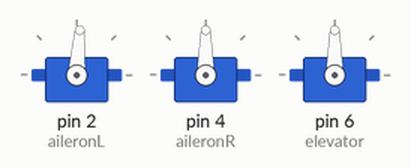
The sketch below on a simulated Arduino Leonardo, built with avr-gcc and run on an emulated ATmega32U4. Shown: 3 × servo.

Above: at 0.1 s.
At 5.1 s:
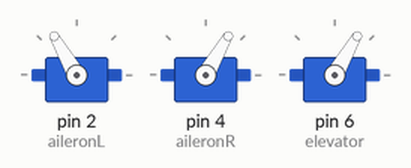
At 12.1 s:
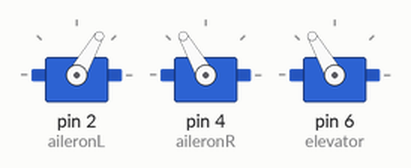
Timing chart, 0 to 21.5 s (numbered marks = the images above):
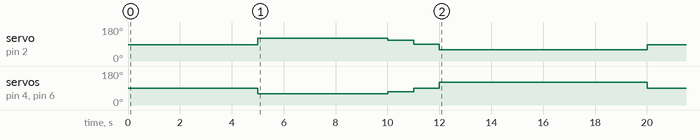

Measured:
- by itself, servo on pin 2 (aileronL): 86° → 120° at 5.0 s, → 110° 5.0 s later, → 90° 1.0 s later, → 60° 1.0 s later, … (5 changes in this stretch)
- by itself, servo on pin 4 (aileronR), servo on pin 6 (elevator): 90° → 60° at 5.0 s, → 70° 5.0 s later, → 90° 1.0 s later, → 120° 1.0 s later, … (5 changes in this stretch)

The sketch:

servo.ino
```cpp
#include "Servo.h"

double actual_Laileron_pos;
double actual_Raileron_pos;
double actual_elevator_pos;

Servo aileronL;
Servo aileronR;
Servo elevator;

void wingletZero(){

	aileronL.write(86);
	aileronR.write(90);
	elevator.write(90);
}


//Non inverted control of ailarons and elevator
void adjustPitch(double relative_angle) {

	actual_Laileron_pos += relative_angle;
	actual_Raileron_pos += relative_angle;
	actual_elevator_pos += relative_angle;

	if(actual_Laileron_pos < 55 || actual_Raileron_pos < 55 || actual_elevator_pos < 60){

		actual_Laileron_pos -= relative_angle;
		actual_Raileron_pos -= relative_angle;
		actual_elevator_pos -= relative_angle;
	}

	else if(actual_Laileron_pos > 130 || actual_Raileron_pos > 130 || actual_elevator_pos > 125){

		actual_Laileron_pos -= relative_angle;
		actual_Raileron_pos -= relative_angle;
		actual_elevator_pos -= relative_angle;
	}
	else{
		elevator.write(actual_elevator_pos);
		aileronL.write(180 - actual_Laileron_pos);
		aileronR.write(actual_Raileron_pos);
	}
}

//Inverted Control of ailarons
//NO control of elevator
void adjustRoll(int relative_angle) {


	actual_Laileron_pos += relative_angle;
	actual_Raileron_pos += relative_angle;

	if(actual_Laileron_pos < 55 || actual_Raileron_pos < 55 || actual_elevator_pos < 60){

		actual_Laileron_pos -= relative_angle;
		actual_Raileron_pos -= relative_angle;
	}

	else if(actual_Laileron_pos > 130 || actual_Raileron_pos > 130 || actual_elevator_pos > 125){

		actual_Laileron_pos -= relative_angle;
		actual_Raileron_pos -= relative_angle;
	}
	else{
		elevator.write(actual_elevator_pos);
		aileronL.write(actual_Laileron_pos);
	}

}

void setup(){

aileronL.attach(2);
aileronR.attach(4);
elevator.attach(6);
}

void loop(){
wingletZero();
int test = 0;

while( test < 100){

test +=10;
adjustPitch(test);
delay(1000);
}


}
```
